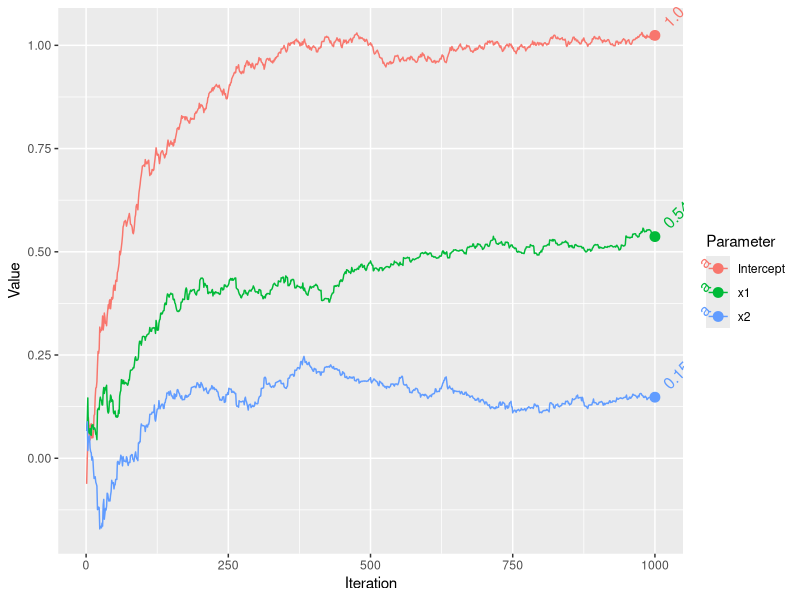
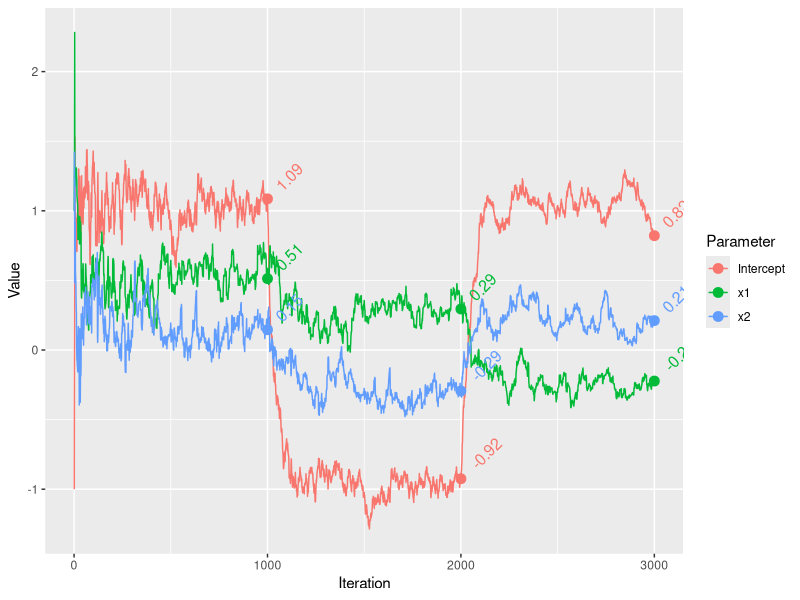

The R script that drew these images, in order:
## ---- chunk 1
library(tidyverse)

set.seed(1234)

n  = 1000
x1 = rnorm(n)
x2 = rnorm(n)
y  = 1 + .5*x1 + .2*x2 + rnorm(n)
X  = cbind(Intercept = 1, x1, x2)
## ---- chunk 2
sgd = function(
  par,                                      # parameter estimates
  X,                                        # model matrix
  y,                                        # target variable
  stepsize = 1,                             # the learning rate
  stepsizeTau = 0,                          # if > 0, a check on the LR at early iterations
  average = FALSE
){
  
  # initialize
  beta = par
  names(beta) = colnames(X)
  betamat = matrix(0, nrow(X), ncol = length(beta))      # Collect all estimates
  fits = NA                                              # fitted values
  s = 0                                                  # adagrad per parameter learning rate adjustment
  loss = NA                                              # Collect loss at each point
  
  for (i in 1:nrow(X)) {
    Xi   = X[i, , drop = FALSE]
    yi   = y[i]
    LP   = Xi %*% beta                                   # matrix operations not necessary, 
    grad = t(Xi) %*% (LP - yi)                           # but makes consistent with the  standard gd
    s    = s + grad^2
    beta = beta - stepsize * grad/(stepsizeTau + sqrt(s))     # adagrad approach
    
    if (average & i > 1) {
      beta =  beta - 1/i * (betamat[i - 1, ] - beta)          # a variation
    } 
    
    betamat[i,] = beta
    fits[i]     = LP
    loss[i]     = (LP - yi)^2
  }
  
  LP = X %*% beta
  lastloss = crossprod(LP - y)
  
  list(
    par    = beta,                                       # final estimates
    parvec = betamat,                                    # all estimates
    loss   = loss,                                       # observation level loss
    RMSE   = sqrt(sum(lastloss)/nrow(X)),
    fitted = fits
  )
}
## ---- chunk 3
init = rep(0, 3)
## ---- chunk 4
sgd_result = sgd(
  init,
  X = X,
  y = y,
  stepsize = .1,
  stepsizeTau = .5,
  average = FALSE
)

str(sgd_result)

sgd_result$par
## ---- chunk 5
# summary(lm(y ~ x1 + x2))
coef1 = coef(lm(y ~ x1 + x2))

rbind(
  sgd_result = sgd_result$par[, 1],
  lm = coef1
)
## ---- chunk 6
library(tidyverse)

gd = data.frame(sgd_result$parvec) %>% 
  mutate(Iteration = 1:n())

gd = gd %>%
  pivot_longer(cols = -Iteration,
               names_to = 'Parameter',
               values_to = 'Value') %>%
  mutate(Parameter = factor(Parameter, labels = colnames(X)))

ggplot(aes(
  x = Iteration,
  y = Value,
  group = Parameter,
  color = Parameter
),
data = gd) +
  geom_path() +
  geom_point(data = filter(gd, Iteration == n), size = 3) +
  geom_text(
    aes(label = round(Value, 2)),
    hjust = -.5,
    angle = 45,
    size  = 4,
    data  = filter(gd, Iteration == n)
  )
## ---- chunk 7
set.seed(1234)

n2   = 1000
x1.2 = rnorm(n2)
x2.2 = rnorm(n2)
y2 = -1 + .25*x1.2 - .25*x2.2 + rnorm(n2)
X2 = rbind(X, cbind(1, x1.2, x2.2))
coef2 = coef(lm(y2 ~ x1.2 + x2.2))
y2 = c(y, y2)

n3    = 1000
x1.3  = rnorm(n3)
x2.3  = rnorm(n3)
y3    = 1 - .25*x1.3 + .25*x2.3 + rnorm(n3)
coef3 = coef(lm(y3 ~ x1.3 + x2.3))

X3 = rbind(X2, cbind(1, x1.3, x2.3))
y3 = c(y2, y3)

## ---- chunk 8
sgd_result2 = sgd(
  init,
  X = X3,
  y = y3,
  stepsize = 1,
  stepsizeTau = 0,
  average = FALSE
)

str(sgd_result2)
## ---- chunk 9
sgd_result2$parvec[c(n, n + n2, n + n2 + n3), ]
rbind(coef1, coef2, coef3)
## ---- chunk 10
gd = data.frame(sgd_result2$parvec) %>% 
  mutate(Iteration = 1:n())

gd = gd %>% 
  pivot_longer(cols = -Iteration,
               names_to = 'Parameter', 
               values_to = 'Value') %>% 
  mutate(Parameter = factor(Parameter, labels = colnames(X)))


ggplot(aes(x = Iteration,
           y = Value,
           group = Parameter,
           color = Parameter
           ),
       data = gd) +
  geom_path() +
  geom_point(data = filter(gd, Iteration %in% c(n, n + n2, n + n2 + n3)),
             size = 3) +
  geom_text(
    aes(label = round(Value, 2)),
    hjust = -.5,
    angle = 45,
    data = filter(gd, Iteration %in% c(n, n + n2, n + n2 + n3)),
    size = 4,
    show.legend = FALSE
  )
